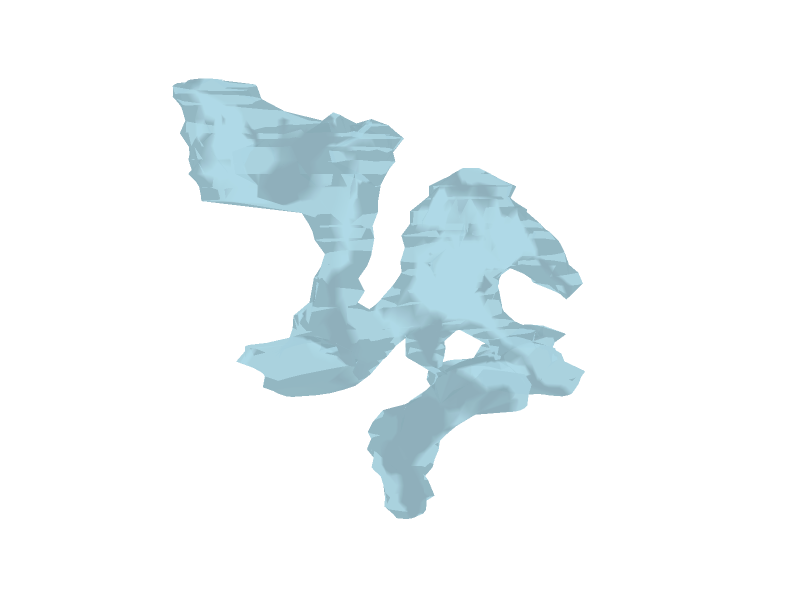
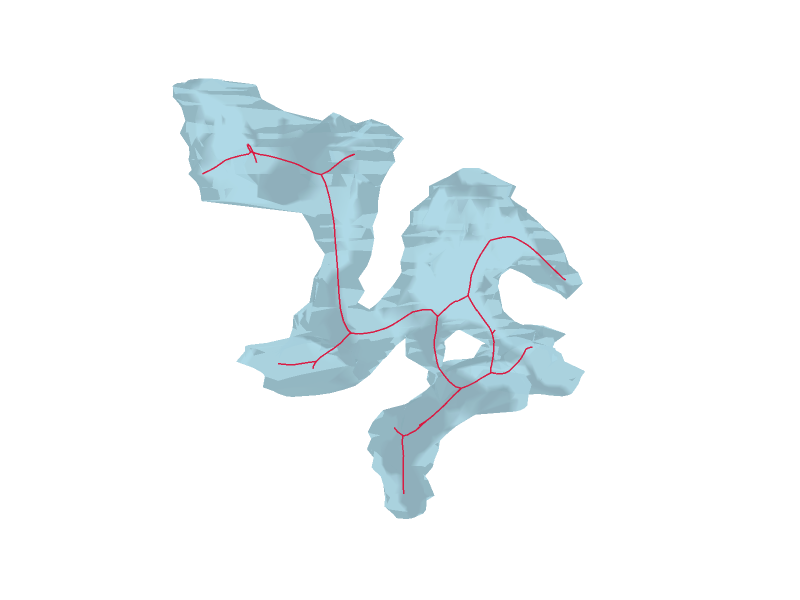

Notebook code for these charts, in order:
### Code cell
spine_idx = 21
params = get_ts_pipeline_params(spine_idx)

mesh_path = f"../data/mesh/processed/{params['object_name']}.obj"
mm = MeshManager(mesh_path=mesh_path)
model_length = mm.bounding_box_diagonal()
params["max_edge_length"] = int(model_length * 0.09)

polylines_name = f"TS{spine_idx}_qst{params['qst']}_mcst{params['mcst']}"
skeleton = SkeletonGraph.from_txt(
    f"../data/mcf_skeletons/{polylines_name}.polylines.txt"
)

fig_out_dir = f"../viz/ts{spine_idx}"
os.makedirs(fig_out_dir, exist_ok=True)

# FIGURE: mesh
mesh_fig: "go.Figure" = mm.visualize_mesh_3d(skel=None, show_axes=False, title="")

eye_coord = params["eye_coord"]

mesh_fig.update_layout(
    scene=dict(
        camera=dict(
            eye={"x": eye_coord[0], "y": eye_coord[1], "z": eye_coord[2]},
            projection=dict(type="perspective"),
        ),
        aspectmode="data",  # 'cube', 'auto', 'manual'
    )
)
mesh_fig.write_image(
    f"{fig_out_dir}/TS{spine_idx}_mesh.pdf",
    format="pdf",
    engine="kaleido",
    width=600,
    height=450,
    scale=pdf_scale,
)
mesh_fig.show()

# FIGURE: mesh with skeleton
mesh_skel_fig: "go.Figure" = mm.visualize_mesh_3d(
    skel=skeleton, show_axes=False, title=""
)
mesh_skel_fig.update_layout(
    scene=dict(
        camera=dict(
            eye={"x": eye_coord[0], "y": eye_coord[1], "z": eye_coord[2]},
            projection=dict(type="perspective"),
        ),
        aspectmode="data",  # 'cube', 'auto', 'manual'
    )
)
mesh_skel_fig.write_image(
    f"{fig_out_dir}/TS{spine_idx}_mesh_skel.pdf",
    format="pdf",
    engine="kaleido",
    width=600,
    height=450,
    scale=pdf_scale,
)
mesh_skel_fig.show()

### Figure 1 — Plotly figure (JSON) as saved in the notebook; plotly's stock layout.template omitted (floating-point values rounded to 4 significant figures; data arrays with more than 128 entries replaced by an {"elided": "..."} marker saying what was removed)
{"data": [{"color": "lightblue", "i": {"elided": "4040 int values"}, "j": {"elided": "4040 int values"}, "k": {"elided": "4040 int values"}, "name": "Mesh", "opacity": 0.8, "type": "mesh3d", "x": {"elided": "2017 float values"}, "y": {"elided": "2017 float values"}, "z": {"elided": "2017 float values"}}], "layout": {"autosize": false, "height": 600, "margin": {"b": 0, "l": 0, "r": 0, "t": 40}, "scene": {"aspectmode": "data", "camera": {"eye": {"x": -1.115, "y": 1.274, "z": 0.366}, "projection": {"type": "perspective"}}, "xaxis": {"visible": false}, "yaxis": {"visible": false}, "zaxis": {"visible": false}}, "title": {"text": ""}, "width": 800}}

### Figure 2 — Plotly figure (JSON) as saved in the notebook; plotly's stock layout.template omitted (floating-point values rounded to 4 significant figures; data arrays with more than 128 entries replaced by an {"elided": "..."} marker saying what was removed)
{"data": [{"color": "lightblue", "i": {"elided": "4040 int values"}, "j": {"elided": "4040 int values"}, "k": {"elided": "4040 int values"}, "name": "Mesh", "opacity": 0.8, "type": "mesh3d", "x": {"elided": "2017 float values"}, "y": {"elided": "2017 float values"}, "z": {"elided": "2017 float values"}}, {"line": {"color": "crimson", "width": 3}, "mode": "lines", "name": "Skeleton 0", "opacity": 0.95, "showlegend": false, "type": "scatter3d", "x": {"elided": "753 float values"}, "y": {"elided": "753 float values"}, "z": {"elided": "753 float values"}}], "layout": {"autosize": false, "height": 600, "margin": {"b": 0, "l": 0, "r": 0, "t": 40}, "scene": {"aspectmode": "data", "camera": {"eye": {"x": -1.115, "y": 1.274, "z": 0.366}, "projection": {"type": "perspective"}}, "xaxis": {"visible": false}, "yaxis": {"visible": false}, "zaxis": {"visible": false}}, "title": {"text": ""}, "width": 800}}
